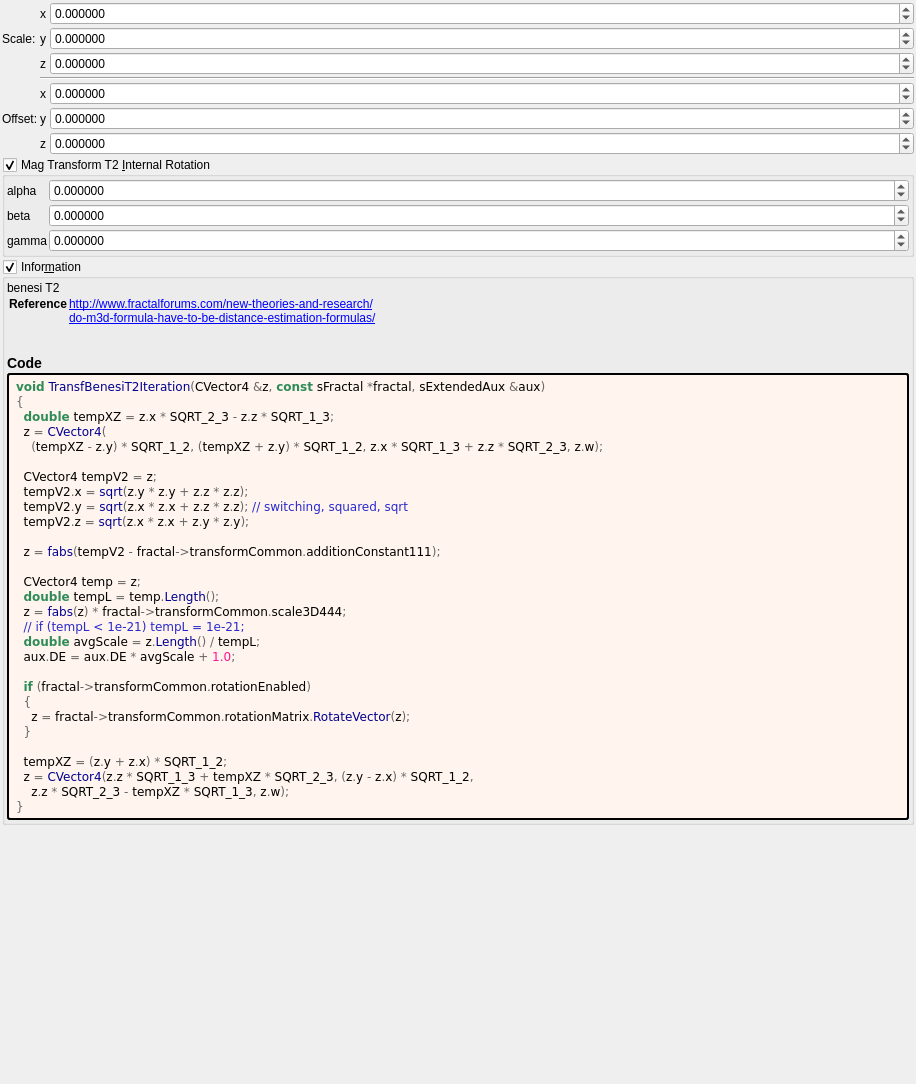
<?xml version="1.0" encoding="UTF-8"?>
<ui version="4.0">
 <class>transf_benesi_t2</class>
 <widget class="QWidget" name="Form">
  <property name="geometry">
   <rect>
    <x>0</x>
    <y>0</y>
    <width>916</width>
    <height>1084</height>
   </rect>
  </property>
  <property name="windowTitle">
   <string notr="true">transf_benesi_t2</string>
  </property>
  <layout class="QVBoxLayout" name="verticalLayout">
   <property name="spacing">
    <number>2</number>
   </property>
   <property name="leftMargin">
    <number>2</number>
   </property>
   <property name="topMargin">
    <number>2</number>
   </property>
   <property name="rightMargin">
    <number>2</number>
   </property>
   <property name="bottomMargin">
    <number>2</number>
   </property>
   <item>
    <layout class="QGridLayout" name="gridLayout_63" columnstretch="0,0,0,0,1">
     <property name="spacing">
      <number>2</number>
     </property>
     <item row="2" column="4">
      <widget class="MyDoubleSpinBox" name="spinbox3_transf_scale3D_444_z">
       <property name="sizePolicy">
        <sizepolicy hsizetype="Minimum" vsizetype="Maximum">
         <horstretch>0</horstretch>
         <verstretch>0</verstretch>
        </sizepolicy>
       </property>
       <property name="prefix">
        <string/>
       </property>
       <property name="suffix">
        <string/>
       </property>
       <property name="decimals">
        <number>6</number>
       </property>
       <property name="minimum">
        <double>-99.989999999999995</double>
       </property>
       <property name="maximum">
        <double>99.989999999999995</double>
       </property>
       <property name="singleStep">
        <double>0.100000000000000</double>
       </property>
      </widget>
     </item>
     <item row="5" column="2">
      <widget class="QLabel" name="label_259">
       <property name="text">
        <string notr="true">y</string>
       </property>
      </widget>
     </item>
     <item row="5" column="1">
      <widget class="QLabel" name="label_255">
       <property name="text">
        <string>Offset:</string>
       </property>
      </widget>
     </item>
     <item row="0" column="4">
      <widget class="MyDoubleSpinBox" name="spinbox3_transf_scale3D_444_x">
       <property name="sizePolicy">
        <sizepolicy hsizetype="Minimum" vsizetype="Maximum">
         <horstretch>0</horstretch>
         <verstretch>0</verstretch>
        </sizepolicy>
       </property>
       <property name="prefix">
        <string/>
       </property>
       <property name="suffix">
        <string/>
       </property>
       <property name="decimals">
        <number>6</number>
       </property>
       <property name="minimum">
        <double>-99.989999999999995</double>
       </property>
       <property name="maximum">
        <double>99.989999999999995</double>
       </property>
       <property name="singleStep">
        <double>0.100000000000000</double>
       </property>
      </widget>
     </item>
     <item row="1" column="4">
      <widget class="MyDoubleSpinBox" name="spinbox3_transf_scale3D_444_y">
       <property name="sizePolicy">
        <sizepolicy hsizetype="Minimum" vsizetype="Maximum">
         <horstretch>0</horstretch>
         <verstretch>0</verstretch>
        </sizepolicy>
       </property>
       <property name="prefix">
        <string/>
       </property>
       <property name="suffix">
        <string/>
       </property>
       <property name="decimals">
        <number>6</number>
       </property>
       <property name="minimum">
        <double>-99.989999999999995</double>
       </property>
       <property name="maximum">
        <double>99.989999999999995</double>
       </property>
       <property name="singleStep">
        <double>0.100000000000000</double>
       </property>
      </widget>
     </item>
     <item row="5" column="4">
      <widget class="MyDoubleSpinBox" name="spinbox3_transf_addition_constant_111_y">
       <property name="sizePolicy">
        <sizepolicy hsizetype="Minimum" vsizetype="Maximum">
         <horstretch>0</horstretch>
         <verstretch>0</verstretch>
        </sizepolicy>
       </property>
       <property name="prefix">
        <string/>
       </property>
       <property name="suffix">
        <string/>
       </property>
       <property name="decimals">
        <number>6</number>
       </property>
       <property name="minimum">
        <double>-99.989999999999995</double>
       </property>
       <property name="maximum">
        <double>99.989999999999995</double>
       </property>
       <property name="singleStep">
        <double>0.100000000000000</double>
       </property>
      </widget>
     </item>
     <item row="4" column="2">
      <widget class="QLabel" name="label_254">
       <property name="text">
        <string notr="true">x</string>
       </property>
      </widget>
     </item>
     <item row="1" column="1">
      <widget class="QLabel" name="label_258">
       <property name="text">
        <string>Scale:</string>
       </property>
      </widget>
     </item>
     <item row="0" column="2">
      <widget class="QLabel" name="label_252">
       <property name="text">
        <string notr="true">x</string>
       </property>
      </widget>
     </item>
     <item row="6" column="4">
      <widget class="MyDoubleSpinBox" name="spinbox3_transf_addition_constant_111_z">
       <property name="sizePolicy">
        <sizepolicy hsizetype="Minimum" vsizetype="Maximum">
         <horstretch>0</horstretch>
         <verstretch>0</verstretch>
        </sizepolicy>
       </property>
       <property name="prefix">
        <string/>
       </property>
       <property name="suffix">
        <string/>
       </property>
       <property name="decimals">
        <number>6</number>
       </property>
       <property name="minimum">
        <double>-99.989999999999995</double>
       </property>
       <property name="maximum">
        <double>99.989999999999995</double>
       </property>
       <property name="singleStep">
        <double>0.100000000000000</double>
       </property>
      </widget>
     </item>
     <item row="6" column="2">
      <widget class="QLabel" name="label_261">
       <property name="text">
        <string notr="true">z</string>
       </property>
      </widget>
     </item>
     <item row="4" column="4">
      <widget class="MyDoubleSpinBox" name="spinbox3_transf_addition_constant_111_x">
       <property name="sizePolicy">
        <sizepolicy hsizetype="Minimum" vsizetype="Maximum">
         <horstretch>0</horstretch>
         <verstretch>0</verstretch>
        </sizepolicy>
       </property>
       <property name="prefix">
        <string/>
       </property>
       <property name="suffix">
        <string/>
       </property>
       <property name="decimals">
        <number>6</number>
       </property>
       <property name="minimum">
        <double>-99.989999999999995</double>
       </property>
       <property name="maximum">
        <double>99.989999999999995</double>
       </property>
       <property name="singleStep">
        <double>0.100000000000000</double>
       </property>
      </widget>
     </item>
     <item row="1" column="2">
      <widget class="QLabel" name="label_256">
       <property name="text">
        <string notr="true">y</string>
       </property>
      </widget>
     </item>
     <item row="2" column="2">
      <widget class="QLabel" name="label_260">
       <property name="text">
        <string notr="true">z</string>
       </property>
      </widget>
     </item>
     <item row="3" column="2" colspan="3">
      <widget class="Line" name="line_53">
       <property name="orientation">
        <enum>Qt::Horizontal</enum>
       </property>
      </widget>
     </item>
    </layout>
   </item>
   <item>
    <widget class="MyGroupBox" name="groupCheck_transf_rotation_enabled">
     <property name="title">
      <string>Mag Transform T2 &amp;Internal Rotation</string>
     </property>
     <property name="checkable">
      <bool>true</bool>
     </property>
     <layout class="QVBoxLayout" name="verticalLayout_8" stretch="0">
      <property name="spacing">
       <number>2</number>
      </property>
      <property name="leftMargin">
       <number>2</number>
      </property>
      <property name="topMargin">
       <number>2</number>
      </property>
      <property name="rightMargin">
       <number>2</number>
      </property>
      <property name="bottomMargin">
       <number>2</number>
      </property>
      <item>
       <layout class="QGridLayout" name="gridLayout_10" columnstretch="0,1">
        <property name="spacing">
         <number>2</number>
        </property>
        <item row="1" column="0">
         <widget class="QLabel" name="label_34">
          <property name="text">
           <string notr="true">beta</string>
          </property>
         </widget>
        </item>
        <item row="2" column="1">
         <widget class="MyDoubleSpinBox" name="spinboxd3_transf_rotation_z">
          <property name="sizePolicy">
           <sizepolicy hsizetype="Minimum" vsizetype="Maximum">
            <horstretch>0</horstretch>
            <verstretch>0</verstretch>
           </sizepolicy>
          </property>
          <property name="prefix">
           <string/>
          </property>
          <property name="suffix">
           <string/>
          </property>
          <property name="decimals">
           <number>6</number>
          </property>
          <property name="minimum">
           <double>-180.000000000000000</double>
          </property>
          <property name="maximum">
           <double>180.000000000000000</double>
          </property>
          <property name="singleStep">
           <double>1.000000000000000</double>
          </property>
         </widget>
        </item>
        <item row="2" column="0">
         <widget class="QLabel" name="label_36">
          <property name="text">
           <string notr="true">gamma</string>
          </property>
         </widget>
        </item>
        <item row="1" column="1">
         <widget class="MyDoubleSpinBox" name="spinboxd3_transf_rotation_y">
          <property name="sizePolicy">
           <sizepolicy hsizetype="Minimum" vsizetype="Maximum">
            <horstretch>0</horstretch>
            <verstretch>0</verstretch>
           </sizepolicy>
          </property>
          <property name="prefix">
           <string/>
          </property>
          <property name="suffix">
           <string/>
          </property>
          <property name="decimals">
           <number>6</number>
          </property>
          <property name="minimum">
           <double>-180.000000000000000</double>
          </property>
          <property name="maximum">
           <double>180.000000000000000</double>
          </property>
          <property name="singleStep">
           <double>1.000000000000000</double>
          </property>
         </widget>
        </item>
        <item row="0" column="1">
         <widget class="MyDoubleSpinBox" name="spinboxd3_transf_rotation_x">
          <property name="sizePolicy">
           <sizepolicy hsizetype="Minimum" vsizetype="Maximum">
            <horstretch>0</horstretch>
            <verstretch>0</verstretch>
           </sizepolicy>
          </property>
          <property name="prefix">
           <string/>
          </property>
          <property name="suffix">
           <string/>
          </property>
          <property name="decimals">
           <number>6</number>
          </property>
          <property name="minimum">
           <double>-180.000000000000000</double>
          </property>
          <property name="maximum">
           <double>180.000000000000000</double>
          </property>
          <property name="singleStep">
           <double>1.000000000000000</double>
          </property>
         </widget>
        </item>
        <item row="0" column="0">
         <widget class="QLabel" name="label_35">
          <property name="text">
           <string notr="true">alpha</string>
          </property>
         </widget>
        </item>
       </layout>
      </item>
     </layout>
    </widget>
   </item>
   <item>
    <widget class="MyGroupBox" name="groupCheck_info">
     <property name="title">
      <string>Infor&amp;mation</string>
     </property>
     <property name="flat">
      <bool>false</bool>
     </property>
     <property name="checkable">
      <bool>true</bool>
     </property>
     <layout class="QVBoxLayout" name="verticalLayout_2">
      <property name="spacing">
       <number>2</number>
      </property>
      <property name="leftMargin">
       <number>2</number>
      </property>
      <property name="topMargin">
       <number>2</number>
      </property>
      <property name="rightMargin">
       <number>2</number>
      </property>
      <property name="bottomMargin">
       <number>2</number>
      </property>
      <item>
       <widget class="QLabel" name="label_information_general">
        <property name="text">
         <string notr="true">&lt;p&gt;benesi T2&lt;/p&gt;&lt;table&gt;
&lt;tr&gt;&lt;th&gt;Reference&lt;/th&gt;&lt;td&gt;&lt;a href=&quot;http://www.fractalforums.com/new-theories-and-research/&quot;&gt;http://www.fractalforums.com/new-theories-and-research/&lt;br&gt;
&lt;a href=&quot;do-m3d-formula-have-to-be-distance-estimation-formulas/&quot;&gt;do-m3d-formula-have-to-be-distance-estimation-formulas/&lt;br&gt;
&lt;/td&gt;&lt;/tr&gt;
&lt;/table&gt;
&lt;h3&gt;Code&lt;/h3&gt;</string>
        </property>
        <property name="wordWrap">
         <bool>true</bool>
        </property>
        <property name="openExternalLinks">
         <bool>true</bool>
        </property>
        <property name="textInteractionFlags">
         <set>Qt::LinksAccessibleByMouse|Qt::TextSelectableByMouse</set>
        </property>
       </widget>
      </item>
      <item>
       <widget class="QLabel" name="label_code_content">
        <property name="styleSheet">
         <string notr="true">border-style: outset; border-width: 2px; border-radius: 3px; border-color: black; background-color: #fff5ee; padding: 4px;</string>
        </property>
        <property name="text">
         <string notr="true">&lt;body style=&quot;background-color:#fff5ee&quot;&gt;
&lt;pre style=&quot;color:#000000; background-color:#fff5ee;  font-family:'Courier New',monospace;&quot;&gt;&lt;span style=&quot;color:#2e8b57; font-weight:bold&quot;&gt;void&lt;/span&gt; &lt;span style=&quot;color:#00008f&quot;&gt;TransfBenesiT2Iteration&lt;/span&gt;&lt;span style=&quot;color:#676767&quot;&gt;(&lt;/span&gt;CVector4 &lt;span style=&quot;color:#676767&quot;&gt;&amp;amp;&lt;/span&gt;z&lt;span style=&quot;color:#676767&quot;&gt;,&lt;/span&gt; &lt;span style=&quot;color:#2e8b57; font-weight:bold&quot;&gt;const&lt;/span&gt; sFractal &lt;span style=&quot;color:#676767&quot;&gt;*&lt;/span&gt;fractal&lt;span style=&quot;color:#676767&quot;&gt;,&lt;/span&gt; sExtendedAux &lt;span style=&quot;color:#676767&quot;&gt;&amp;amp;&lt;/span&gt;aux&lt;span style=&quot;color:#676767&quot;&gt;)&lt;/span&gt;
&lt;span style=&quot;color:#676767&quot;&gt;{&lt;/span&gt;
  &lt;span style=&quot;color:#2e8b57; font-weight:bold&quot;&gt;double&lt;/span&gt; tempXZ &lt;span style=&quot;color:#676767&quot;&gt;=&lt;/span&gt; z&lt;span style=&quot;color:#676767&quot;&gt;.&lt;/span&gt;x &lt;span style=&quot;color:#676767&quot;&gt;*&lt;/span&gt; SQRT_2_3 &lt;span style=&quot;color:#676767&quot;&gt;-&lt;/span&gt; z&lt;span style=&quot;color:#676767&quot;&gt;.&lt;/span&gt;z &lt;span style=&quot;color:#676767&quot;&gt;*&lt;/span&gt; SQRT_1_3&lt;span style=&quot;color:#676767&quot;&gt;;&lt;/span&gt;
  z &lt;span style=&quot;color:#676767&quot;&gt;=&lt;/span&gt; &lt;span style=&quot;color:#00008f&quot;&gt;CVector4&lt;/span&gt;&lt;span style=&quot;color:#676767&quot;&gt;(&lt;/span&gt;
    &lt;span style=&quot;color:#676767&quot;&gt;(&lt;/span&gt;tempXZ &lt;span style=&quot;color:#676767&quot;&gt;-&lt;/span&gt; z&lt;span style=&quot;color:#676767&quot;&gt;.&lt;/span&gt;y&lt;span style=&quot;color:#676767&quot;&gt;) *&lt;/span&gt; SQRT_1_2&lt;span style=&quot;color:#676767&quot;&gt;, (&lt;/span&gt;tempXZ &lt;span style=&quot;color:#676767&quot;&gt;+&lt;/span&gt; z&lt;span style=&quot;color:#676767&quot;&gt;.&lt;/span&gt;y&lt;span style=&quot;color:#676767&quot;&gt;) *&lt;/span&gt; SQRT_1_2&lt;span style=&quot;color:#676767&quot;&gt;,&lt;/span&gt; z&lt;span style=&quot;color:#676767&quot;&gt;.&lt;/span&gt;x &lt;span style=&quot;color:#676767&quot;&gt;*&lt;/span&gt; SQRT_1_3 &lt;span style=&quot;color:#676767&quot;&gt;+&lt;/span&gt; z&lt;span style=&quot;color:#676767&quot;&gt;.&lt;/span&gt;z &lt;span style=&quot;color:#676767&quot;&gt;*&lt;/span&gt; SQRT_2_3&lt;span style=&quot;color:#676767&quot;&gt;,&lt;/span&gt; z&lt;span style=&quot;color:#676767&quot;&gt;.&lt;/span&gt;w&lt;span style=&quot;color:#676767&quot;&gt;);&lt;/span&gt;

  CVector4 tempV2 &lt;span style=&quot;color:#676767&quot;&gt;=&lt;/span&gt; z&lt;span style=&quot;color:#676767&quot;&gt;;&lt;/span&gt;
  tempV2&lt;span style=&quot;color:#676767&quot;&gt;.&lt;/span&gt;x &lt;span style=&quot;color:#676767&quot;&gt;=&lt;/span&gt; &lt;span style=&quot;color:#00008f&quot;&gt;sqrt&lt;/span&gt;&lt;span style=&quot;color:#676767&quot;&gt;(&lt;/span&gt;z&lt;span style=&quot;color:#676767&quot;&gt;.&lt;/span&gt;y &lt;span style=&quot;color:#676767&quot;&gt;*&lt;/span&gt; z&lt;span style=&quot;color:#676767&quot;&gt;.&lt;/span&gt;y &lt;span style=&quot;color:#676767&quot;&gt;+&lt;/span&gt; z&lt;span style=&quot;color:#676767&quot;&gt;.&lt;/span&gt;z &lt;span style=&quot;color:#676767&quot;&gt;*&lt;/span&gt; z&lt;span style=&quot;color:#676767&quot;&gt;.&lt;/span&gt;z&lt;span style=&quot;color:#676767&quot;&gt;);&lt;/span&gt;
  tempV2&lt;span style=&quot;color:#676767&quot;&gt;.&lt;/span&gt;y &lt;span style=&quot;color:#676767&quot;&gt;=&lt;/span&gt; &lt;span style=&quot;color:#00008f&quot;&gt;sqrt&lt;/span&gt;&lt;span style=&quot;color:#676767&quot;&gt;(&lt;/span&gt;z&lt;span style=&quot;color:#676767&quot;&gt;.&lt;/span&gt;x &lt;span style=&quot;color:#676767&quot;&gt;*&lt;/span&gt; z&lt;span style=&quot;color:#676767&quot;&gt;.&lt;/span&gt;x &lt;span style=&quot;color:#676767&quot;&gt;+&lt;/span&gt; z&lt;span style=&quot;color:#676767&quot;&gt;.&lt;/span&gt;z &lt;span style=&quot;color:#676767&quot;&gt;*&lt;/span&gt; z&lt;span style=&quot;color:#676767&quot;&gt;.&lt;/span&gt;z&lt;span style=&quot;color:#676767&quot;&gt;);&lt;/span&gt; &lt;span style=&quot;color:#2929cc&quot;&gt;// switching, squared, sqrt&lt;/span&gt;
  tempV2&lt;span style=&quot;color:#676767&quot;&gt;.&lt;/span&gt;z &lt;span style=&quot;color:#676767&quot;&gt;=&lt;/span&gt; &lt;span style=&quot;color:#00008f&quot;&gt;sqrt&lt;/span&gt;&lt;span style=&quot;color:#676767&quot;&gt;(&lt;/span&gt;z&lt;span style=&quot;color:#676767&quot;&gt;.&lt;/span&gt;x &lt;span style=&quot;color:#676767&quot;&gt;*&lt;/span&gt; z&lt;span style=&quot;color:#676767&quot;&gt;.&lt;/span&gt;x &lt;span style=&quot;color:#676767&quot;&gt;+&lt;/span&gt; z&lt;span style=&quot;color:#676767&quot;&gt;.&lt;/span&gt;y &lt;span style=&quot;color:#676767&quot;&gt;*&lt;/span&gt; z&lt;span style=&quot;color:#676767&quot;&gt;.&lt;/span&gt;y&lt;span style=&quot;color:#676767&quot;&gt;);&lt;/span&gt;

  z &lt;span style=&quot;color:#676767&quot;&gt;=&lt;/span&gt; &lt;span style=&quot;color:#00008f&quot;&gt;fabs&lt;/span&gt;&lt;span style=&quot;color:#676767&quot;&gt;(&lt;/span&gt;tempV2 &lt;span style=&quot;color:#676767&quot;&gt;-&lt;/span&gt; fractal&lt;span style=&quot;color:#676767&quot;&gt;-&amp;gt;&lt;/span&gt;transformCommon&lt;span style=&quot;color:#676767&quot;&gt;.&lt;/span&gt;additionConstant111&lt;span style=&quot;color:#676767&quot;&gt;);&lt;/span&gt;

  CVector4 temp &lt;span style=&quot;color:#676767&quot;&gt;=&lt;/span&gt; z&lt;span style=&quot;color:#676767&quot;&gt;;&lt;/span&gt;
  &lt;span style=&quot;color:#2e8b57; font-weight:bold&quot;&gt;double&lt;/span&gt; tempL &lt;span style=&quot;color:#676767&quot;&gt;=&lt;/span&gt; temp&lt;span style=&quot;color:#676767&quot;&gt;.&lt;/span&gt;&lt;span style=&quot;color:#00008f&quot;&gt;Length&lt;/span&gt;&lt;span style=&quot;color:#676767&quot;&gt;();&lt;/span&gt;
  z &lt;span style=&quot;color:#676767&quot;&gt;=&lt;/span&gt; &lt;span style=&quot;color:#00008f&quot;&gt;fabs&lt;/span&gt;&lt;span style=&quot;color:#676767&quot;&gt;(&lt;/span&gt;z&lt;span style=&quot;color:#676767&quot;&gt;) *&lt;/span&gt; fractal&lt;span style=&quot;color:#676767&quot;&gt;-&amp;gt;&lt;/span&gt;transformCommon&lt;span style=&quot;color:#676767&quot;&gt;.&lt;/span&gt;scale3D444&lt;span style=&quot;color:#676767&quot;&gt;;&lt;/span&gt;
  &lt;span style=&quot;color:#2929cc&quot;&gt;// if (tempL &amp;lt; 1e-21) tempL = 1e-21;&lt;/span&gt;
  &lt;span style=&quot;color:#2e8b57; font-weight:bold&quot;&gt;double&lt;/span&gt; avgScale &lt;span style=&quot;color:#676767&quot;&gt;=&lt;/span&gt; z&lt;span style=&quot;color:#676767&quot;&gt;.&lt;/span&gt;&lt;span style=&quot;color:#00008f&quot;&gt;Length&lt;/span&gt;&lt;span style=&quot;color:#676767&quot;&gt;() /&lt;/span&gt; tempL&lt;span style=&quot;color:#676767&quot;&gt;;&lt;/span&gt;
  aux&lt;span style=&quot;color:#676767&quot;&gt;.&lt;/span&gt;DE &lt;span style=&quot;color:#676767&quot;&gt;=&lt;/span&gt; aux&lt;span style=&quot;color:#676767&quot;&gt;.&lt;/span&gt;DE &lt;span style=&quot;color:#676767&quot;&gt;*&lt;/span&gt; avgScale &lt;span style=&quot;color:#676767&quot;&gt;+&lt;/span&gt; &lt;span style=&quot;color:#ff1493&quot;&gt;1.0&lt;/span&gt;&lt;span style=&quot;color:#676767&quot;&gt;;&lt;/span&gt;

  &lt;span style=&quot;color:#2e8b57; font-weight:bold&quot;&gt;if&lt;/span&gt; &lt;span style=&quot;color:#676767&quot;&gt;(&lt;/span&gt;fractal&lt;span style=&quot;color:#676767&quot;&gt;-&amp;gt;&lt;/span&gt;transformCommon&lt;span style=&quot;color:#676767&quot;&gt;.&lt;/span&gt;rotationEnabled&lt;span style=&quot;color:#676767&quot;&gt;)&lt;/span&gt;
  &lt;span style=&quot;color:#676767&quot;&gt;{&lt;/span&gt;
    z &lt;span style=&quot;color:#676767&quot;&gt;=&lt;/span&gt; fractal&lt;span style=&quot;color:#676767&quot;&gt;-&amp;gt;&lt;/span&gt;transformCommon&lt;span style=&quot;color:#676767&quot;&gt;.&lt;/span&gt;rotationMatrix&lt;span style=&quot;color:#676767&quot;&gt;.&lt;/span&gt;&lt;span style=&quot;color:#00008f&quot;&gt;RotateVector&lt;/span&gt;&lt;span style=&quot;color:#676767&quot;&gt;(&lt;/span&gt;z&lt;span style=&quot;color:#676767&quot;&gt;);&lt;/span&gt;
  &lt;span style=&quot;color:#676767&quot;&gt;}&lt;/span&gt;

  tempXZ &lt;span style=&quot;color:#676767&quot;&gt;= (&lt;/span&gt;z&lt;span style=&quot;color:#676767&quot;&gt;.&lt;/span&gt;y &lt;span style=&quot;color:#676767&quot;&gt;+&lt;/span&gt; z&lt;span style=&quot;color:#676767&quot;&gt;.&lt;/span&gt;x&lt;span style=&quot;color:#676767&quot;&gt;) *&lt;/span&gt; SQRT_1_2&lt;span style=&quot;color:#676767&quot;&gt;;&lt;/span&gt;
  z &lt;span style=&quot;color:#676767&quot;&gt;=&lt;/span&gt; &lt;span style=&quot;color:#00008f&quot;&gt;CVector4&lt;/span&gt;&lt;span style=&quot;color:#676767&quot;&gt;(&lt;/span&gt;z&lt;span style=&quot;color:#676767&quot;&gt;.&lt;/span&gt;z &lt;span style=&quot;color:#676767&quot;&gt;*&lt;/span&gt; SQRT_1_3 &lt;span style=&quot;color:#676767&quot;&gt;+&lt;/span&gt; tempXZ &lt;span style=&quot;color:#676767&quot;&gt;*&lt;/span&gt; SQRT_2_3&lt;span style=&quot;color:#676767&quot;&gt;, (&lt;/span&gt;z&lt;span style=&quot;color:#676767&quot;&gt;.&lt;/span&gt;y &lt;span style=&quot;color:#676767&quot;&gt;-&lt;/span&gt; z&lt;span style=&quot;color:#676767&quot;&gt;.&lt;/span&gt;x&lt;span style=&quot;color:#676767&quot;&gt;) *&lt;/span&gt; SQRT_1_2&lt;span style=&quot;color:#676767&quot;&gt;,&lt;/span&gt;
    z&lt;span style=&quot;color:#676767&quot;&gt;.&lt;/span&gt;z &lt;span style=&quot;color:#676767&quot;&gt;*&lt;/span&gt; SQRT_2_3 &lt;span style=&quot;color:#676767&quot;&gt;-&lt;/span&gt; tempXZ &lt;span style=&quot;color:#676767&quot;&gt;*&lt;/span&gt; SQRT_1_3&lt;span style=&quot;color:#676767&quot;&gt;,&lt;/span&gt; z&lt;span style=&quot;color:#676767&quot;&gt;.&lt;/span&gt;w&lt;span style=&quot;color:#676767&quot;&gt;);&lt;/span&gt;
&lt;span style=&quot;color:#676767&quot;&gt;}&lt;/span&gt;
&lt;/pre&gt;
&lt;/body&gt;</string>
        </property>
        <property name="wordWrap">
         <bool>true</bool>
        </property>
        <property name="openExternalLinks">
         <bool>true</bool>
        </property>
        <property name="textInteractionFlags">
         <set>Qt::LinksAccessibleByMouse|Qt::TextSelectableByMouse</set>
        </property>
       </widget>
      </item>
     </layout>
    </widget>
   </item>
   <item>
    <spacer name="verticalSpacer">
     <property name="orientation">
      <enum>Qt::Vertical</enum>
     </property>
     <property name="sizeHint" stdset="0">
      <size>
       <width>20</width>
       <height>40</height>
      </size>
     </property>
    </spacer>
   </item>
  </layout>
 </widget>
 <customwidgets>
  <customwidget>
   <class>MyDoubleSpinBox</class>
   <extends>QDoubleSpinBox</extends>
   <header>my_double_spin_box.h</header>
  </customwidget>
  <customwidget>
   <class>MyGroupBox</class>
   <extends>QGroupBox</extends>
   <header>my_group_box.h</header>
   <container>1</container>
  </customwidget>
 </customwidgets>
 <tabstops>
  <tabstop>spinbox3_transf_scale3D_444_x</tabstop>
  <tabstop>spinbox3_transf_scale3D_444_y</tabstop>
  <tabstop>spinbox3_transf_scale3D_444_z</tabstop>
  <tabstop>spinbox3_transf_addition_constant_111_x</tabstop>
  <tabstop>spinbox3_transf_addition_constant_111_y</tabstop>
  <tabstop>spinbox3_transf_addition_constant_111_z</tabstop>
  <tabstop>groupCheck_info</tabstop>
 </tabstops>
 <resources/>
 <connections/>
</ui>
